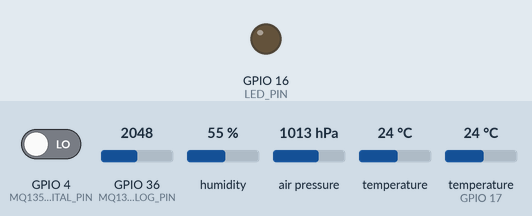
Bench run of a sketch on a simulated ESP32. Parts: output pins drawn as LEDs (lit = HIGH). The inputs (shaded band) are chosen by the test bench; at power-on: temperature 24 °C, GPIO 4 (MQ135_DIGITAL_PIN) LOW, GPIO 36 (MQ135_ANALOG_PIN) = 2048, humidity 55 %, air pressure 1013 hPa, temperature (sensor on GPIO 17) 24 °C. WiFi joins after 1.5 s; servers stay silent unless stated; the local clock reads 2024-03-15 10:24:30 at power-on unless the sketch sets it; no MQTT or app messages arrive unless stated; what the sketch prints to the serial monitor is not drawn.

Above: at 2.7 s.
2.8 s: temperature (sensor 0) set to 24.8 °C
At 11.2 s:
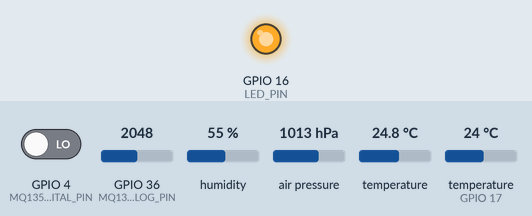
12.2 s: temperature (sensor 0) set to 12 °C
At 21.3 s:
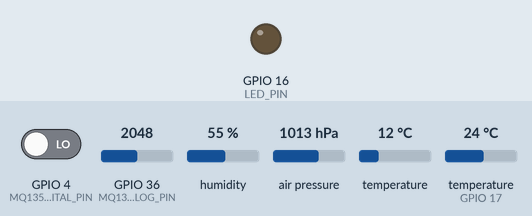
22.2 s: temperature (sensor 0) set to 28 °C
At 31.3 s:
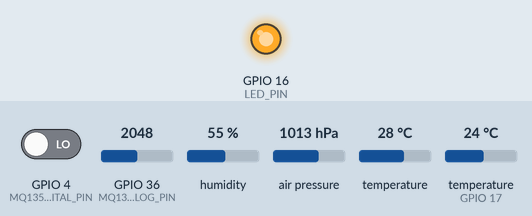
Timing chart, 0 to 32.8 s (numbered marks = the images above; inputs shaded):
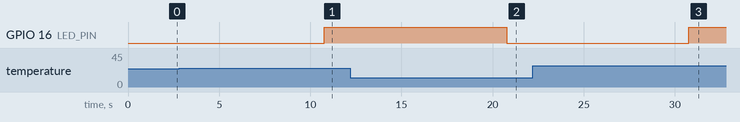

Measured:
- the behaviour switches between 24 and 24.1 °C on temperature (sensor 0) (found by bisection; images 0 and 1)
- after the input at 2.8 s, GPIO 16 (LED_PIN): LOW → HIGH after 8.0 s
- after the input at 12.2 s, GPIO 16 (LED_PIN): HIGH → LOW after 8.6 s
- after the input at 22.2 s, GPIO 16 (LED_PIN): LOW → HIGH after 8.6 s

The sketch:

IOT.ino
```cpp
#include <WiFi.h>
#include <Wire.h>
#include <Adafruit_BME280.h>
#include <Adafruit_Sensor.h>
#include <PubSubClient.h>
#include <ArduinoJson.h>
#include "time.h"
#include <OneWire.h>
#include <DallasTemperature.h>

// ----------------- CONFIG -----------------
#define SEALEVELPRESSURE_HPA (1013.25)

// Pins
#define MQ135_DIGITAL_PIN 4
#define MQ135_ANALOG_PIN  36
#define DS18B20_PIN       17
#define LED_PIN           16

// WiFi
const char* ssid     = "Your-Wifi-Name";
const char* password = "Your-Wifi-Password";

// MQTT
const char* mqttBroker = "Your-MGTT-Broker";
const int mqttPort = "Your-MQTT-Port";
const char* mqttToken = "Your-MQTT-Token";
const char* mqttTopicPublishBase = "Device/";
const char* deviceID = "Your-Device-Id";
String mqttTopicSubscribe = String("Device/") + deviceID + "/ChangePreferences";


// Time
const char* ntpServer = "pool.ntp.org";
const long gmtOffset_sec = 0;
const int daylightOffset_sec = 0;

// Wait time between data uploads
int waitTime = 10000;

// ----------------- OBJECTS -----------------
WiFiClient espClient;
PubSubClient mqttClient(espClient);
Adafruit_BME280 bme;
OneWire oneWire(DS18B20_PIN);
DallasTemperature ds18b20(&oneWire);

// ----------------- FUNCTIONS -----------------

String getUTCTime() {
  struct tm timeinfo;
  if (!getLocalTime(&timeinfo)) return "1970-01-01T00:00:00Z";
  char buffer[25];
  strftime(buffer, sizeof(buffer), "%Y-%m-%dT%H:%M:%SZ", &timeinfo);
  return String(buffer);
}

void mqttCallback(char* topic, byte* payload, unsigned int length) {
  String message;
  for (unsigned int i = 0; i < length; i++) message += (char)payload[i];

  DynamicJsonDocument doc(512);
  if (deserializeJson(doc, message)) return;

  String deviceId = doc["deviceId"];
  String intervalStr = doc["interval"];  // <- match field name
  int newWaitTime = intervalStr.toInt() * 1000;

  if (deviceId == String(deviceID) || deviceId == "+") {
    if (newWaitTime > 0) {
      waitTime = newWaitTime;
      Serial.printf("New wait time: %d ms\n", waitTime);
    }
  }
}


void connectToMQTT() {
  mqttClient.setServer(mqttBroker, mqttPort);
  mqttClient.setCallback(mqttCallback);

  while (!mqttClient.connected()) {
    Serial.print("Connecting to MQTT...");
    if (mqttClient.connect(deviceID, mqttToken, mqttToken)) {
      Serial.println("Connected!");
      mqttClient.subscribe(mqttTopicSubscribe.c_str());
      Serial.printf("Subscribed to topic: %s\n", mqttTopicSubscribe);
    } else {
      Serial.print("Failed, rc=");
      Serial.print(mqttClient.state());
      Serial.println(" Retrying in 5 seconds...");
      delay(5000);
    }
  }
}


void publishSensorData(float press, float hum, float tempDS, int airA) {
  StaticJsonDocument<512> doc;
  doc["deviceId"] = deviceID;
  doc["pressure"] = press;
  doc["humidity"] = hum;
  doc["temperature"] = static_cast<float>(roundf(tempDS * 100) / 100.0);
  doc["air_quality_analog"] = airA;
  doc["timestamp"] = getUTCTime();

  char buffer[512];
  serializeJson(doc, buffer);
  String topic = String(mqttTopicPublishBase) + deviceID + "/SensorData";
  mqttClient.publish(topic.c_str(), buffer);
}

// ----------------- SETUP -----------------

void setup() {
  Serial.begin(115200);
  pinMode(LED_PIN, OUTPUT);
  pinMode(MQ135_DIGITAL_PIN, INPUT);
  pinMode(MQ135_ANALOG_PIN, INPUT);
  Wire.begin();

  ds18b20.begin();
  if (!bme.begin(0x76)) {
    Serial.println("BME280 not found!");
    while (1);
  }

  Serial.print("Connecting to WiFi");
  WiFi.begin(ssid, password);
  unsigned long wifiTimeout = millis();
  while (WiFi.status() != WL_CONNECTED && millis() - wifiTimeout < 20000) {
    delay(500);
    Serial.print(".");
  }
  Serial.println(WiFi.status() == WL_CONNECTED ? "\nWiFi connected." : "\nWiFi failed.");

  configTime(gmtOffset_sec, daylightOffset_sec, ntpServer);
  connectToMQTT();
}

// ----------------- LOOP -----------------

void loop() {
  static unsigned long lastSent = 0;
  mqttClient.loop();

  if (millis() - lastSent >= waitTime) {
    lastSent = millis();

    float tempBME = bme.readTemperature();
    float pressure = bme.readPressure() / 100.0F;
    float altitude = bme.readAltitude(SEALEVELPRESSURE_HPA);
    float humidity = bme.readHumidity();

    ds18b20.requestTemperatures();
    float tempDS = ds18b20.getTempCByIndex(0);

    int airQualityD = digitalRead(MQ135_DIGITAL_PIN);
    int airQualityA = analogRead(MQ135_ANALOG_PIN);

    digitalWrite(LED_PIN, tempBME > 24.0 ? HIGH : LOW);

    Serial.printf("BME Temp: %.2f°C | DS18B20 Temp: %.2f°C | Pressure: %.2f hPa | Altitude: %.2f m | Humidity: %.2f%% | Air A: %d | Air D: %d\n",
      tempBME, tempDS, pressure, altitude, humidity, airQualityA, airQualityD);

    publishSensorData(pressure, humidity, tempDS, airQualityA);
  }
}
```
